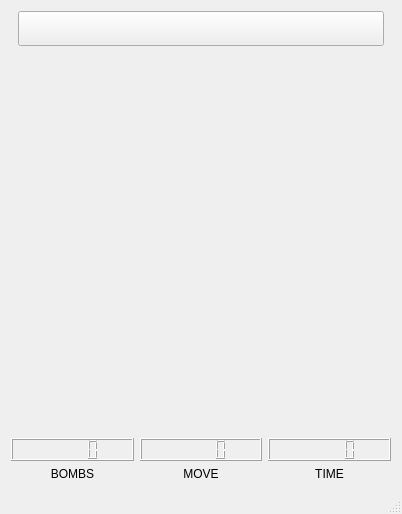
<?xml version="1.0" encoding="UTF-8"?>
<ui version="4.0">
 <class>MainWindow</class>
 <widget class="QMainWindow" name="MainWindow">
  <property name="geometry">
   <rect>
    <x>0</x>
    <y>0</y>
    <width>402</width>
    <height>514</height>
   </rect>
  </property>
  <property name="windowTitle">
   <string>MainWindow</string>
  </property>
  <widget class="QWidget" name="centralWidget">
   <layout class="QVBoxLayout" name="verticalLayout_4" stretch="0,1,0">
    <item>
     <layout class="QHBoxLayout" name="horizontalLayout">
      <item>
       <spacer name="horizontalSpacer">
        <property name="orientation">
         <enum>Qt::Horizontal</enum>
        </property>
       </spacer>
      </item>
      <item>
       <widget class="QPushButton" name="emojiButton">
        <property name="sizePolicy">
         <sizepolicy hsizetype="Minimum" vsizetype="Minimum">
          <horstretch>0</horstretch>
          <verstretch>0</verstretch>
         </sizepolicy>
        </property>
        <property name="minimumSize">
         <size>
          <width>0</width>
          <height>35</height>
         </size>
        </property>
        <property name="maximumSize">
         <size>
          <width>16777215</width>
          <height>35</height>
         </size>
        </property>
        <property name="text">
         <string/>
        </property>
       </widget>
      </item>
      <item>
       <spacer name="horizontalSpacer_2">
        <property name="orientation">
         <enum>Qt::Horizontal</enum>
        </property>
       </spacer>
      </item>
     </layout>
    </item>
    <item>
     <widget class="GameStageWidget" name="stage" native="true"/>
    </item>
    <item>
     <layout class="QHBoxLayout" name="horizontalLayout_2">
      <item>
       <layout class="QVBoxLayout" name="verticalLayout">
        <item>
         <widget class="QLCDNumber" name="mineCountLcdNumber"/>
        </item>
        <item>
         <widget class="QLabel" name="label">
          <property name="text">
           <string>BOMBS</string>
          </property>
          <property name="alignment">
           <set>Qt::AlignCenter</set>
          </property>
         </widget>
        </item>
       </layout>
      </item>
      <item>
       <layout class="QVBoxLayout" name="verticalLayout_2">
        <item>
         <widget class="QLCDNumber" name="moveLcdNumber"/>
        </item>
        <item>
         <widget class="QLabel" name="label_3">
          <property name="text">
           <string>MOVE</string>
          </property>
          <property name="alignment">
           <set>Qt::AlignCenter</set>
          </property>
         </widget>
        </item>
       </layout>
      </item>
      <item>
       <layout class="QVBoxLayout" name="verticalLayout_3">
        <item>
         <widget class="QLCDNumber" name="timeLcdNumber">
          <property name="segmentStyle">
           <enum>QLCDNumber::Filled</enum>
          </property>
         </widget>
        </item>
        <item>
         <widget class="QLabel" name="label_2">
          <property name="text">
           <string>TIME</string>
          </property>
          <property name="alignment">
           <set>Qt::AlignCenter</set>
          </property>
         </widget>
        </item>
       </layout>
      </item>
     </layout>
    </item>
   </layout>
  </widget>
  <widget class="QMenuBar" name="menuBar">
   <property name="geometry">
    <rect>
     <x>0</x>
     <y>0</y>
     <width>402</width>
     <height>21</height>
    </rect>
   </property>
  </widget>
  <widget class="QStatusBar" name="statusBar"/>
 </widget>
 <layoutdefault spacing="6" margin="11"/>
 <customwidgets>
  <customwidget>
   <class>GameStageWidget</class>
   <extends>QWidget</extends>
   <header>gamestagewidget.h</header>
   <container>1</container>
  </customwidget>
 </customwidgets>
 <resources/>
 <connections/>
</ui>
